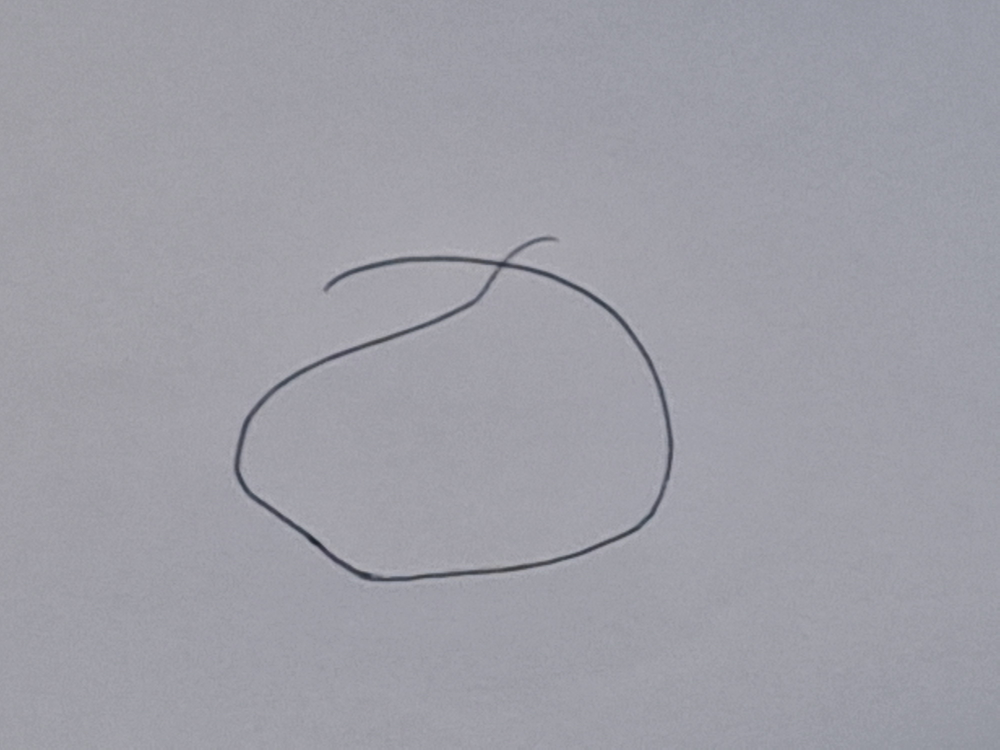
#> input picture user.jpg, 4000 x 3000 px (shown at 1/4 size)
$ python WriteExcel.py
#> lines starting #> are read from the running program, lines starting #| are printed output that depends on the picture
### send_alarm.py
import kakao_utils

def send_excel_link():
    KAKAO_TOKEN_FILENAME = "kakao_token.json"  # 카카오 토큰 파일 경로
    KAKAO_APP_KEY = "c8d9e48bba0d97cc755c460bd37f6320"  # 카카오 앱 키
    tokens = kakao_utils.update_tokens(KAKAO_APP_KEY, KAKAO_TOKEN_FILENAME)
    print(tokens)  # Debugging: Check if token update was successful


    # 텍스트 메시지에 엑셀 파일 다운로드 링크 포함
    template = {
        "object_type": "text",
        "text": "엑셀 파일을 다운로드하려면 버튼을 클릭하세요!",
        "link": {
            "web_url": "https://your-file-hosting-service.com/your-excel-file.xlsx",  # 엑셀 파일 다운로드 링크
            "mobile_web_url": "https://your-file-hosting-service.com/your-excel-file.xlsx"
        },
        "button_title": "엑셀 파일 다운로드"
    }

    # 카카오 메시지 전송
    res = kakao_utils.send_message(KAKAO_TOKEN_FILENAME, template)
    if res.json().get('result_code') == 0:
        print('텍스트 메시지를 성공적으로 보냈습니다.')
    else:
        print('텍스트 메시지를 보내지 못했습니다. 오류메시지 : ', res.json())

send_excel_link()
#> (the call stopped at in send_excel_link, `tokens = kakao_utils.update_tokens(KAKAO_APP_KEY, KAKAO_TOKEN_FILENAME)`: kakao_utils is not available in this run)

### WriteExcel.py
from openpyxl import Workbook
from openpyxl.drawing.image import Image
from PIL import Image as PILImage
import send_alarm as s

#이걸로 쓰는 거에용
wb = Workbook()
ws = wb.active

# 기본 검사 정보 여기서 넣었어요
ws['A1'] = '이름'
ws['B1'] = '나이(만)'
ws['C1'] = '나잇대 평균 점수'
ws['D1'] = '검사자 점수'

# 임시로 넣은 거에요(평균은 자료 참조함)
ws['A2'] = '나응애'
ws['B2'] = 5
ws['C2'] = 80  # 나잇대 평균 점수
ws['D2'] = 76  # 검사자의 점수

# 셀 크기를 조정했습니다
ws.column_dimensions['A'].width = 15
ws.column_dimensions['B'].width = 12
ws.column_dimensions['C'].width = 20
ws.column_dimensions['D'].width = 15

# 그림이 들어갈 열의 크기를 넗혀줬습니다
ws.column_dimensions['E'].width = 25  # 검사자의 그림이 들어가는 열
ws.column_dimensions['F'].width = 25  # 나잇대 평균 그림이 들어가는 열

# 검사자 그림과 나잇대 평균 그림 구별용 텍스트입니다
ws['E1'] = '검사자의 그림'
ws['F1'] = '나잇대 평균 그림'

# 그림이 들어가는 셀의 높이를 바꾸었습니다
ws.row_dimensions[2].height = 120  # 두 번째 행의 높이를 키워 그림이 들어갈 공간 확보

# 이미지 크기를 조정하기 위해 그림을 불러옵니다
examiner_image = PILImage.open('user.jpg')
#> examiner_image is the input picture: PIL image 4000x3000 RGB; mean R, G, B 158.3, 158.2, 166.7
average_image = PILImage.open('average.jpg')
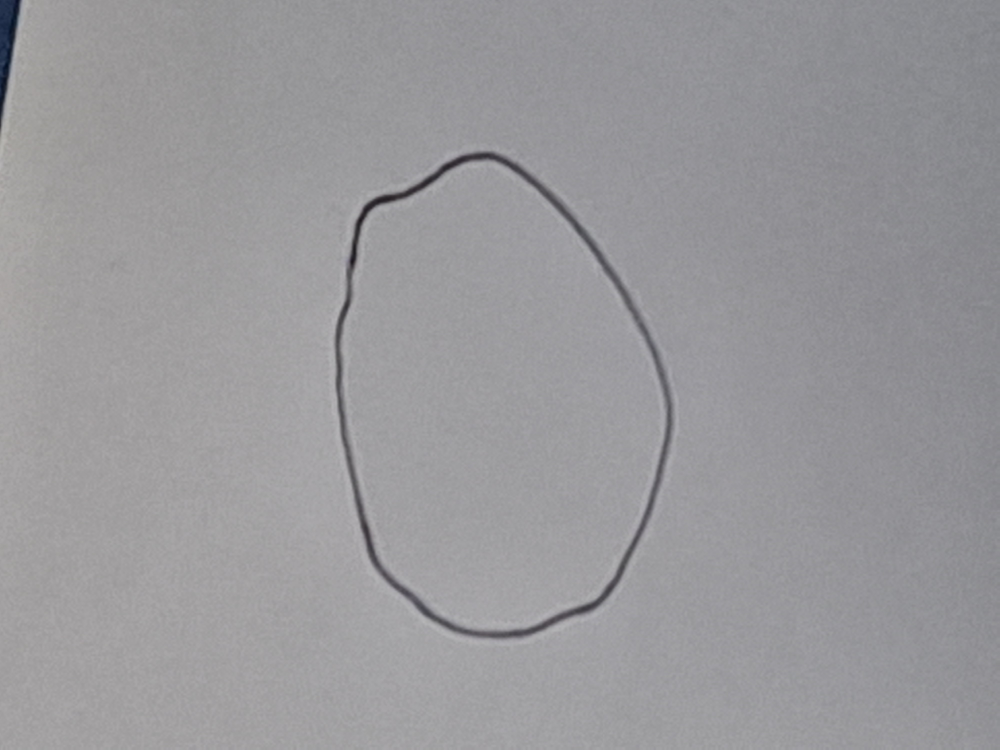
#> input picture average.jpg, 4000 x 3000 px (shown at 1/4 size)
#> average_image is the input picture: PIL image 4000x3000 RGB; mean R, G, B 153.2, 152.5, 155.3

# 이미지 크기 조정 (너비 150px, 높이 150px로 조정했습니다)
examiner_image = examiner_image.resize((150, 150))
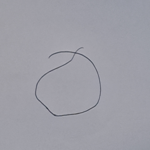
#> examiner_image: PIL image 150x150 RGB; mean R, G, B 158.3, 158.2, 166.7
average_image = average_image.resize((150, 150))
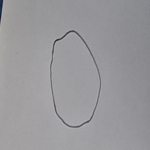
#> average_image: PIL image 150x150 RGB; mean R, G, B 153.2, 152.5, 155.3

# 수정된 이미지를 임시 저장
examiner_image.save('resized_user.jpg')
average_image.save('resized_average.jpg')

# 이미지 삽입
img_examiner = Image('resized_user.jpg')  # 조정된 검사자의 그림
img_average = Image('resized_average.jpg')  # 조정된 나잇대 평균 그림

# 그림 삽입 위치 입니다
ws.add_image(img_examiner, 'E2')  # 검사자의 그림을 E2 셀에 삽입
ws.add_image(img_average, 'F2')   # 나잇대 평균 그림을 F2 셀에 삽입

# 엑셀 파일 저장
#> (the run stopped early here; a loop or call above may not have finished)
